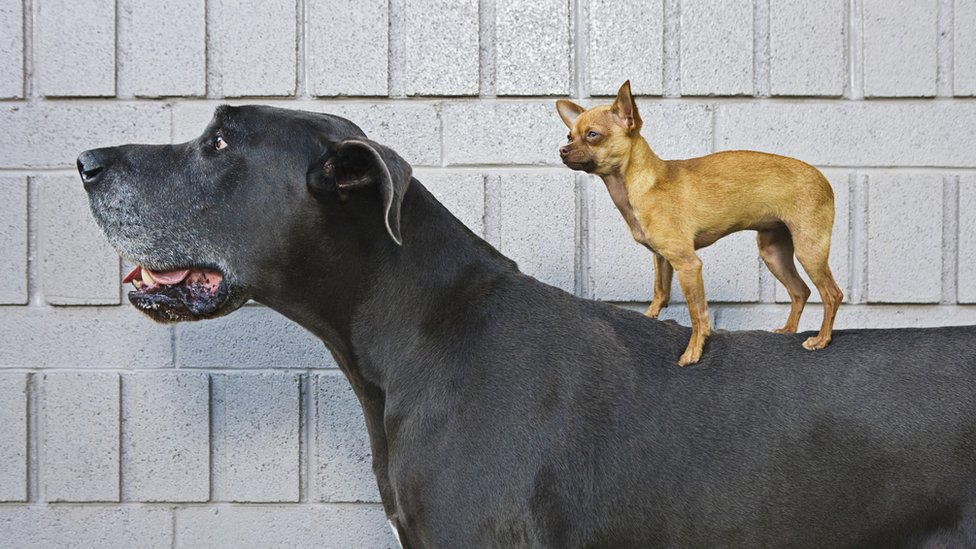
#> input picture lab_4/resources/1/source.jpg, 976 x 549 px
$ python main.py
#> lines starting #> are read from the running program, lines starting #| are printed output that depends on the picture; after the words box and inside, x2 and y2 are one past the last pixel; in counts of white or black regions, pixels touching at a corner belong together
import cv2
import matplotlib.pyplot as plt
import numpy as np
from pathlib import Path


def draw_image(img, saving_folder, saving_name):
    plt.tick_params(labelsize=0, length=0)
    plt.imshow(img, cmap='gray')
    Path(saving_folder).mkdir(parents=True, exist_ok=True)
    plt.savefig(saving_folder + saving_name, bbox_inches='tight', pad_inches=0)
    plt.show()


def img_binarization(img, threshold_value=128):
    binarized_img = img.copy()
    img_height, img_width = img.shape

    for i in range(0, img_height):
        for j in range(0, img_width):
            if binarized_img[i][j] >= threshold_value:
                binarized_img[i][j] = 255
            else:
                binarized_img[i][j] = 0

    return binarized_img


# проверка большинства пикселей чёрного цвета
def is_black_main(img):
    img_height, img_width = img.shape
    number_of_black_pix = 0
    number_of_white_pix = 0

    for i in range(0, img_height):
        for j in range(0, img_width):
            if img[i][j] == 0:
                number_of_white_pix = number_of_white_pix + 1
            else:
                number_of_black_pix = number_of_black_pix + 1

    return number_of_black_pix >= number_of_white_pix


def get_mask(size):
    return np.zeros((size, size))


# эрозия
def erosion(img, mask):
    erosion_img = img.copy()
    img_height, img_width = img.shape
    mask_height, mask_width = mask.shape
    mask_half_height = int(round(mask_height / 2))
    mask_half_width = int(round(mask_width / 2))

    for i in range(mask_half_height - 1, int(img_height - mask_half_height + 1)):
        for j in range(mask_half_width - 1, img_width - mask_half_width + 1):
            if img[i][j] == mask[mask_half_width][mask_half_width]:
                change = False
                for ii in range(i - mask_half_height + 1, i + mask_half_height - 1):
                    for jj in range(j - mask_half_width + 1, j + mask_half_width - 1):
                        if not(img[ii][jj] == mask[mask_half_width][mask_half_width]):
                            change = True
                if change:
                    for ii in range(i - mask_half_height + 1, i + mask_half_height - 1):
                        for jj in range(j - mask_half_width + 1, j + mask_half_width - 1):
                            erosion_img[ii][jj] = 0 if mask[mask_half_width][mask_half_width] == 255 else 255
    return erosion_img


# наращивание / дилетация
def escalating(img, mask):
    escalating_img = img.copy()
    img_height, img_width = img.shape
    mask_height, mask_width = mask.shape
    mask_half_height = int(round(mask_height/2))
    mask_half_width = int(round(mask_width/2))

    for i in range(mask_half_height - 1, img_height - mask_half_height + 1):
        for j in range(mask_half_width - 1, img_width - mask_half_width + 1):
            if img[i][j] == mask[mask_half_width][mask_half_width]:
                for ii in range(i - mask_half_height + 1, i + mask_half_height - 1):
                    for jj in range(j - mask_half_width + 1, j + mask_half_width - 1):
                        escalating_img[ii][jj] = img[i][j]

    return escalating_img


# отсеивает объекты меньшие структурного элемента, избегая сильного уменьшения объектов
def morphological_discovery(img, mask):
    erosion_img = erosion(img, mask)
    escalating_img = escalating(erosion_img, mask)
    return escalating_img


# избавляет от малых дыр и щелей, но увеличивает контур объекта
def morphological_closure(img, mask):
    escalating_img = escalating(img, mask)
    erosion_img = erosion(escalating_img, mask)
    return erosion_img


def main_func():
    source_folder_number = 1
    img_extension = "jpg"
    mask_size = 5

    # чтение изображения
    img = cv2.imread('resources/' + str(source_folder_number) + '/source.' + img_extension, cv2.IMREAD_GRAYSCALE)
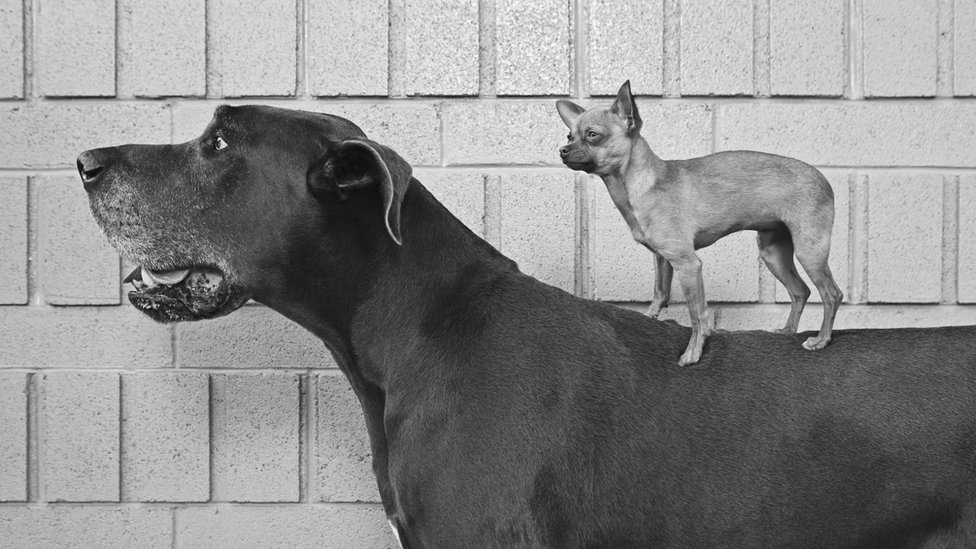
#> img: shape (549, 976); min 4, max 255, mean 138.8
    draw_image(img, './out/' + str(source_folder_number) + '/' + str(mask_size), '/resource_img.' + img_extension)

    # бинаризация изображения
    binarized_img = img_binarization(img)
#> after the loop in img_binarization, `for i in range(0, img_height):`:
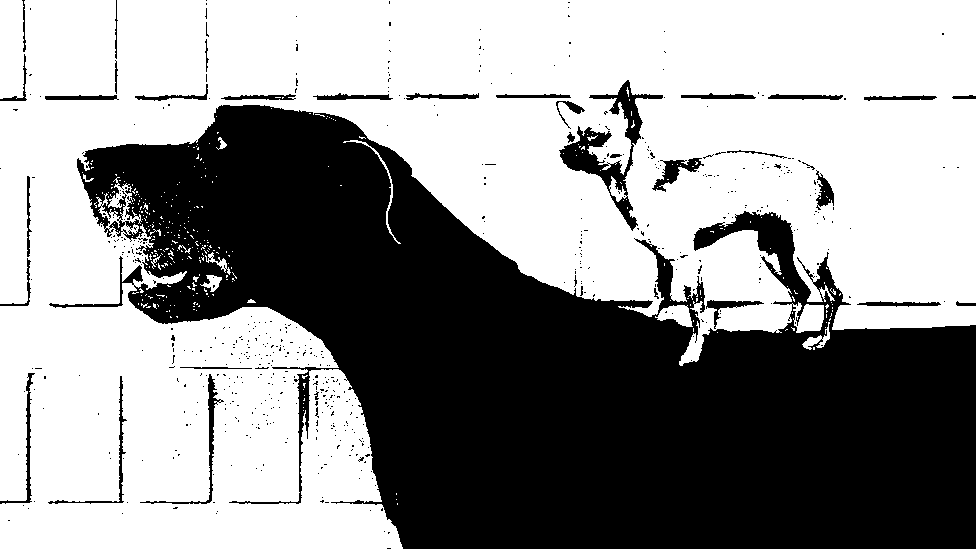
#> binarized_img: shape (549, 976); 58.2% white; 578 black regions (543 under 20 px), largest, box (x1, y1, x2, y2) and area: (49, 105, 976, 549) 212149, (559, 80, 663, 231) 3286, (140, 374, 224, 504) 694
    draw_image(binarized_img, './out/' + str(source_folder_number) + '/' + str(mask_size) , '/binarized_img.' + img_extension)

    mask = get_mask(mask_size)

    escalating_img = escalating(binarized_img, mask)
#> after the loop in escalating, `for i in range(mask_half_height - 1, img_height - mask_half_height + 1):`:
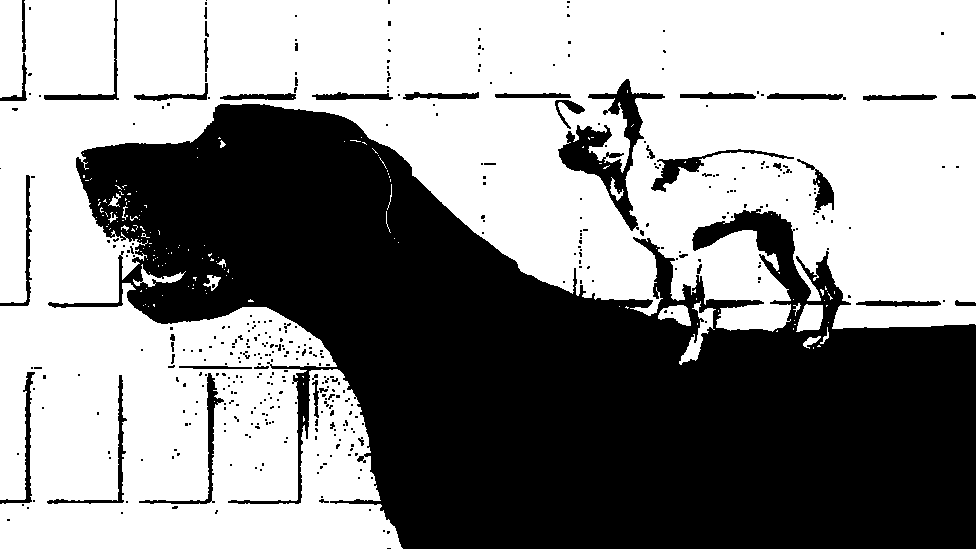
#> escalating_img: shape (549, 976); 56.1% white; 403 black regions (357 under 20 px), largest, box (x1, y1, x2, y2) and area: (48, 104, 976, 549) 218544, (558, 79, 665, 231) 4169, (651, 149, 794, 192) 1023
    draw_image(escalating_img, './out/' + str(source_folder_number) + '/' + str(mask_size) , '/escalating_img.' + img_extension)
    is_black_main(escalating_img)

    erosion_img = erosion(binarized_img, mask)
#> after the loop in erosion, `for i in range(mask_half_height - 1, int(img_height - mask_half_height..`:
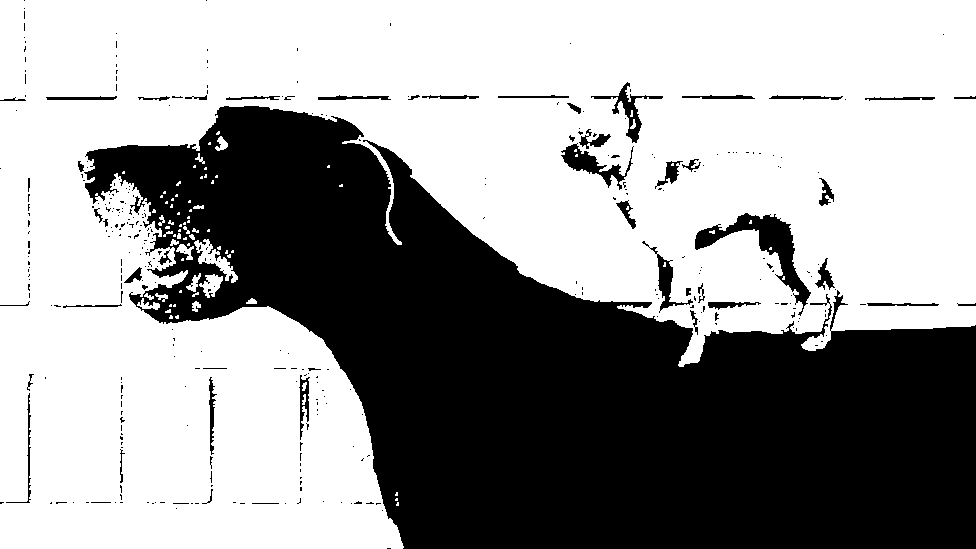
#> erosion_img: shape (549, 976); 60.8% white; 352 black regions (301 under 20 px), largest, box (x1, y1, x2, y2) and area: (84, 106, 976, 549) 198691, (695, 213, 811, 316) 2719, (561, 143, 634, 190) 999
    draw_image(erosion_img, './out/' + str(source_folder_number) + '/' + str(mask_size) , '/erosion_img.' + img_extension)

    # морфологическое открытие
    morphological_discovery_img = morphological_discovery(binarized_img, mask)
#> after the loop in escalating (call 2), `for i in range(mask_half_height - 1, img_height - mask_half_height + 1):`:
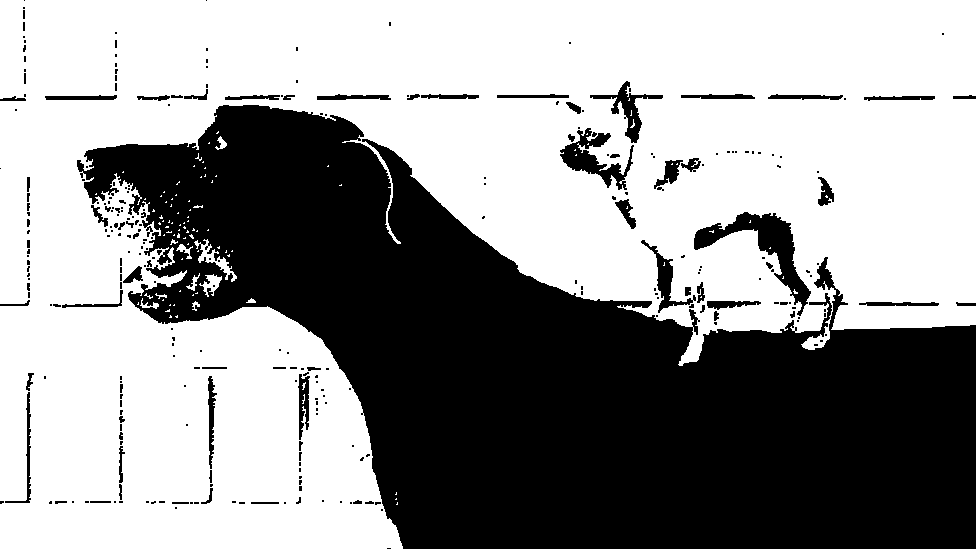
#> escalating_img: shape (549, 976); 59.3% white; 289 black regions (213 under 20 px), largest, box (x1, y1, x2, y2) and area: (77, 105, 976, 549) 202734, (694, 212, 811, 316) 3065, (560, 128, 634, 190) 1608
    draw_image(morphological_discovery_img, './out/' + str(source_folder_number) + '/' + str(mask_size),
               '/morphological_discovery_img.' + img_extension)

    # морфологическое закрытие
    morphological_closure_img = morphological_closure(binarized_img, mask)
#> after the loop in erosion (call 3), `for i in range(mask_half_height - 1, int(img_height - mask_half_height..`:
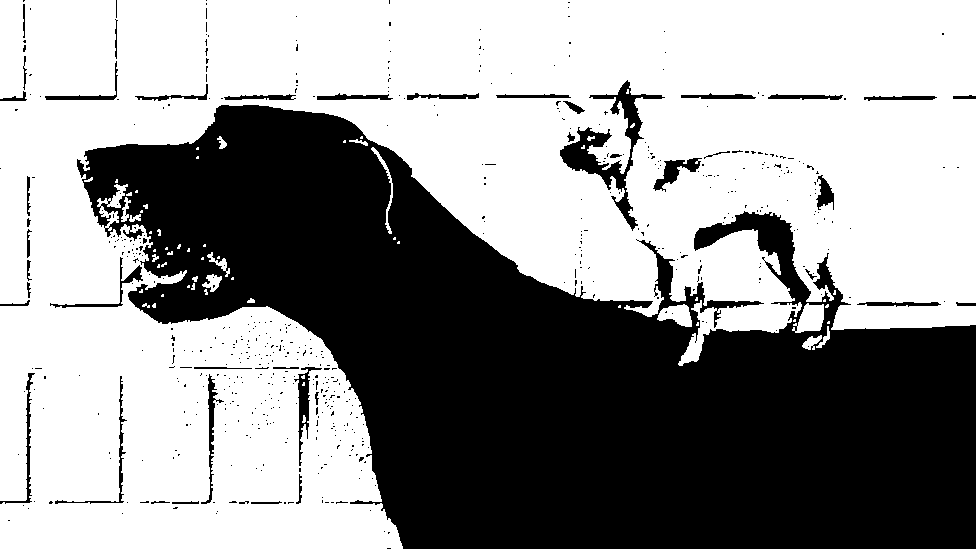
#> erosion_img: shape (549, 976); 58.4% white; 576 black regions (533 under 20 px), largest, box (x1, y1, x2, y2) and area: (77, 105, 976, 549) 210768, (560, 80, 665, 231) 3151, (294, 367, 322, 466) 654
    draw_image(morphological_closure_img, './out/' + str(source_folder_number) + '/' + str(mask_size),
               '/morphological_closure_img.' + img_extension)

    return


if __name__ == '__main__':
    main_func()
